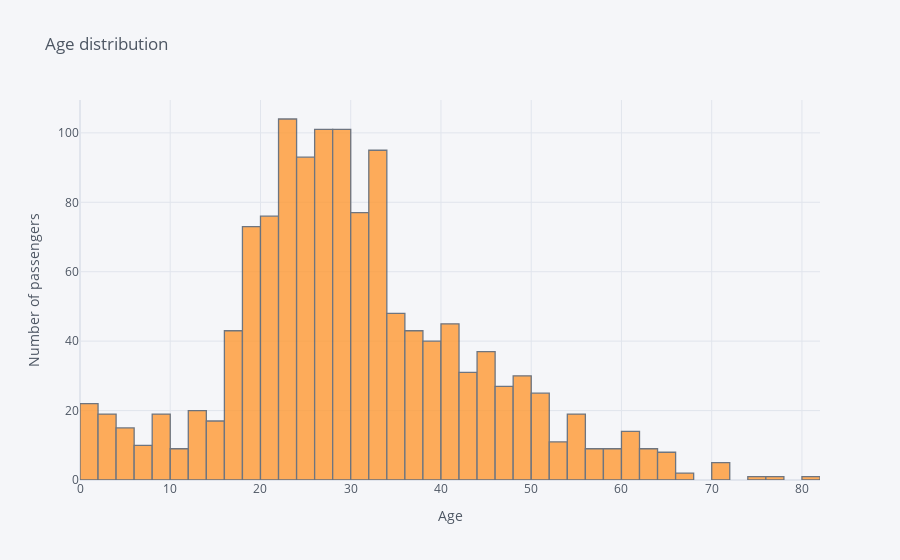

Source (notebook cell):
### Markdown cell above
#### Same resolution using cufflinks and plotly.express

### Code cell
# Using cufflinks
titanic['Age'].iplot(kind='hist', x='Age', xTitle='Age', yTitle='Number of passengers', title='Age distribution')

### Figure 1 — Plotly figure (JSON) as saved in the notebook; plotly's stock layout.template omitted (floating-point values rounded to 4 significant figures; data arrays with more than 128 entries replaced by an {"elided": "..."} marker saying what was removed)
{"data": [{"histfunc": "count", "histnorm": "", "marker": {"color": "rgba(255, 153, 51, 1.0)", "line": {"color": "#4D5663", "width": 1.3}}, "name": "Age", "opacity": 0.8, "orientation": "v", "type": "histogram", "x": {"elided": "1309 float values"}}], "layout": {"autosize": true, "barmode": "overlay", "legend": {"bgcolor": "#F5F6F9", "font": {"color": "#4D5663"}}, "paper_bgcolor": "#F5F6F9", "plot_bgcolor": "#F5F6F9", "title": {"font": {"color": "#4D5663"}, "text": "Age distribution"}, "xaxis": {"autorange": true, "gridcolor": "#E1E5ED", "range": [0, 82], "showgrid": true, "tickfont": {"color": "#4D5663"}, "title": {"font": {"color": "#4D5663"}, "text": "Age"}, "type": "linear", "zerolinecolor": "#E1E5ED"}, "yaxis": {"autorange": true, "gridcolor": "#E1E5ED", "range": [0, 109.5], "showgrid": true, "tickfont": {"color": "#4D5663"}, "title": {"font": {"color": "#4D5663"}, "text": "Number of passengers"}, "zerolinecolor": "#E1E5ED"}}}
